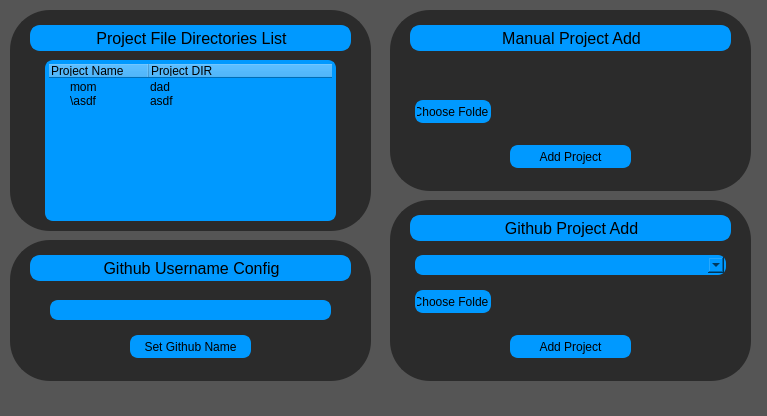
<?xml version="1.0" encoding="UTF-8"?>
<ui version="4.0">
 <class>ConfigUI</class>
 <widget class="QMainWindow" name="ConfigUI">
  <property name="geometry">
   <rect>
    <x>0</x>
    <y>0</y>
    <width>767</width>
    <height>416</height>
   </rect>
  </property>
  <property name="windowTitle">
   <string>MainWindow</string>
  </property>
  <property name="styleSheet">
   <string notr="true">background-color: rgb(85, 85, 85);</string>
  </property>
  <widget class="QWidget" name="centralwidget">
   <widget class="QFrame" name="LeftTopFrame">
    <property name="geometry">
     <rect>
      <x>10</x>
      <y>10</y>
      <width>361</width>
      <height>221</height>
     </rect>
    </property>
    <property name="styleSheet">
     <string notr="true">background-color: rgb(43, 43, 43);
border-style: solid;
border-color: rgb(43, 43, 43);
border-width: 2px;
border-radius: 40px;</string>
    </property>
    <property name="frameShape">
     <enum>QFrame::StyledPanel</enum>
    </property>
    <property name="frameShadow">
     <enum>QFrame::Raised</enum>
    </property>
    <widget class="QFrame" name="LefTopTitleFrame">
     <property name="geometry">
      <rect>
       <x>20</x>
       <y>15</y>
       <width>321</width>
       <height>26</height>
      </rect>
     </property>
     <property name="styleSheet">
      <string notr="true">background-color: rgb(0, 153, 255);
border-style: solid;
border-color: rgb(0, 153, 255);
border-width: 2px;
border-radius: 10px;</string>
     </property>
     <property name="frameShape">
      <enum>QFrame::StyledPanel</enum>
     </property>
     <property name="frameShadow">
      <enum>QFrame::Raised</enum>
     </property>
     <widget class="QLabel" name="LeftTopTitle">
      <property name="geometry">
       <rect>
        <x>11</x>
        <y>0</y>
        <width>301</width>
        <height>26</height>
       </rect>
      </property>
      <property name="font">
       <font>
        <pointsize>12</pointsize>
       </font>
      </property>
      <property name="text">
       <string>Project File Directories List</string>
      </property>
      <property name="alignment">
       <set>Qt::AlignCenter</set>
      </property>
     </widget>
    </widget>
    <widget class="QTreeWidget" name="ProjectList">
     <property name="geometry">
      <rect>
       <x>35</x>
       <y>50</y>
       <width>291</width>
       <height>161</height>
      </rect>
     </property>
     <property name="styleSheet">
      <string notr="true">background-color: rgb(0, 153, 255);
border-style: solid;
border-color: rgb(0, 153, 255);
border-width: 2px;
border-radius: 8px;</string>
     </property>
     <column>
      <property name="text">
       <string>Project Name</string>
      </property>
     </column>
     <column>
      <property name="text">
       <string>Project DIR</string>
      </property>
     </column>
     <item>
      <property name="text">
       <string>mom</string>
      </property>
      <property name="text">
       <string>dad</string>
      </property>
     </item>
     <item>
      <property name="text">
       <string>\asdf</string>
      </property>
      <property name="text">
       <string>asdf</string>
      </property>
     </item>
    </widget>
   </widget>
   <widget class="QGraphicsView" name="Wave">
    <property name="geometry">
     <rect>
      <x>-190</x>
      <y>128</y>
      <width>957</width>
      <height>317</height>
     </rect>
    </property>
    <property name="styleSheet">
     <string notr="true">background-image: url(:/wave/Image/Wave/wave_2.png);
border-style: solid;
border-color: rgb(43, 43, 43);
</string>
    </property>
   </widget>
   <widget class="QFrame" name="LeftBottomFrame">
    <property name="geometry">
     <rect>
      <x>10</x>
      <y>240</y>
      <width>361</width>
      <height>141</height>
     </rect>
    </property>
    <property name="styleSheet">
     <string notr="true">background-color: rgb(43, 43, 43);
border-style: solid;
border-color: rgb(43, 43, 43);
border-width: 2px;
border-radius: 40px;</string>
    </property>
    <property name="frameShape">
     <enum>QFrame::StyledPanel</enum>
    </property>
    <property name="frameShadow">
     <enum>QFrame::Raised</enum>
    </property>
    <widget class="QFrame" name="LeftBottomTitleFrame">
     <property name="geometry">
      <rect>
       <x>20</x>
       <y>15</y>
       <width>321</width>
       <height>26</height>
      </rect>
     </property>
     <property name="styleSheet">
      <string notr="true">background-color: rgb(0, 153, 255);
border-style: solid;
border-color: rgb(0, 153, 255);
border-width: 2px;
border-radius: 10px;</string>
     </property>
     <property name="frameShape">
      <enum>QFrame::StyledPanel</enum>
     </property>
     <property name="frameShadow">
      <enum>QFrame::Raised</enum>
     </property>
     <widget class="QLabel" name="LeftBottomTitle">
      <property name="geometry">
       <rect>
        <x>11</x>
        <y>0</y>
        <width>301</width>
        <height>26</height>
       </rect>
      </property>
      <property name="font">
       <font>
        <pointsize>12</pointsize>
       </font>
      </property>
      <property name="text">
       <string>Github Username Config</string>
      </property>
      <property name="alignment">
       <set>Qt::AlignCenter</set>
      </property>
     </widget>
    </widget>
    <widget class="QLineEdit" name="GitHubUsernameInput">
     <property name="geometry">
      <rect>
       <x>40</x>
       <y>60</y>
       <width>281</width>
       <height>20</height>
      </rect>
     </property>
     <property name="styleSheet">
      <string notr="true">background-color: rgb(0, 153, 255);
border-style: solid;
border-color: rgb(0, 153, 255);
border-width: 2px;
border-radius: 8px;</string>
     </property>
    </widget>
    <widget class="QPushButton" name="SetGithubName">
     <property name="geometry">
      <rect>
       <x>120</x>
       <y>95</y>
       <width>121</width>
       <height>23</height>
      </rect>
     </property>
     <property name="styleSheet">
      <string notr="true">background-color: rgb(0, 153, 255);
border-style: solid;
border-color: rgb(0, 153, 255);
border-width: 2px;
border-radius: 8px;</string>
     </property>
     <property name="text">
      <string>Set Github Name</string>
     </property>
    </widget>
   </widget>
   <widget class="QFrame" name="RightFrameTop">
    <property name="geometry">
     <rect>
      <x>390</x>
      <y>10</y>
      <width>361</width>
      <height>181</height>
     </rect>
    </property>
    <property name="styleSheet">
     <string notr="true">background-color: rgb(43, 43, 43);
border-style: solid;
border-color: rgb(43, 43, 43);
border-width: 2px;
border-radius: 40px;</string>
    </property>
    <property name="frameShape">
     <enum>QFrame::StyledPanel</enum>
    </property>
    <property name="frameShadow">
     <enum>QFrame::Raised</enum>
    </property>
    <widget class="QFrame" name="RightTopTitleFrame">
     <property name="geometry">
      <rect>
       <x>20</x>
       <y>15</y>
       <width>321</width>
       <height>26</height>
      </rect>
     </property>
     <property name="styleSheet">
      <string notr="true">background-color: rgb(0, 153, 255);
border-style: solid;
border-color: rgb(0, 153, 255);
border-width: 2px;
border-radius: 10px;</string>
     </property>
     <property name="frameShape">
      <enum>QFrame::StyledPanel</enum>
     </property>
     <property name="frameShadow">
      <enum>QFrame::Raised</enum>
     </property>
     <widget class="QLabel" name="RightTopTitle">
      <property name="geometry">
       <rect>
        <x>11</x>
        <y>0</y>
        <width>301</width>
        <height>26</height>
       </rect>
      </property>
      <property name="font">
       <font>
        <pointsize>12</pointsize>
       </font>
      </property>
      <property name="text">
       <string>Manual Project Add</string>
      </property>
      <property name="alignment">
       <set>Qt::AlignCenter</set>
      </property>
     </widget>
    </widget>
    <widget class="QLineEdit" name="ManualProjectLineEdit">
     <property name="geometry">
      <rect>
       <x>25</x>
       <y>55</y>
       <width>311</width>
       <height>20</height>
      </rect>
     </property>
     <property name="styleSheet">
      <string notr="true">background-color: rgb(0, 153, 255);
border-style: solid;
border-color: rgb(0, 153, 255);
border-width: 2px;
border-radius: 8px;
QLineEdit[readOnly=\&quot;true\&quot;]</string>
     </property>
     <property name="text">
      <string/>
     </property>
     <property name="readOnly">
      <bool>false</bool>
     </property>
    </widget>
    <widget class="QPushButton" name="AddProjectTop">
     <property name="geometry">
      <rect>
       <x>120</x>
       <y>135</y>
       <width>121</width>
       <height>23</height>
      </rect>
     </property>
     <property name="styleSheet">
      <string notr="true">background-color: rgb(0, 153, 255);
border-style: solid;
border-color: rgb(0, 153, 255);
border-width: 2px;
border-radius: 8px;</string>
     </property>
     <property name="text">
      <string>Add Project</string>
     </property>
    </widget>
    <widget class="QPushButton" name="ChooseFolderTop">
     <property name="geometry">
      <rect>
       <x>25</x>
       <y>90</y>
       <width>76</width>
       <height>23</height>
      </rect>
     </property>
     <property name="styleSheet">
      <string notr="true">background-color: rgb(0, 153, 255);
border-style: solid;
border-color: rgb(0, 153, 255);
border-width: 2px;
border-radius: 8px;</string>
     </property>
     <property name="text">
      <string>Choose Folder</string>
     </property>
    </widget>
    <widget class="QLineEdit" name="FolderOutputTop">
     <property name="geometry">
      <rect>
       <x>105</x>
       <y>90</y>
       <width>230</width>
       <height>23</height>
      </rect>
     </property>
     <property name="styleSheet">
      <string notr="true">background-color: rgb(0, 153, 255);
border-style: solid;
border-color: rgb(0, 153, 255);
border-width: 2px;
border-radius: 8px;
QLineEdit[readOnly=\&quot;true\&quot;]</string>
     </property>
     <property name="text">
      <string/>
     </property>
     <property name="readOnly">
      <bool>true</bool>
     </property>
    </widget>
   </widget>
   <widget class="QFrame" name="RightBottomFrame">
    <property name="geometry">
     <rect>
      <x>390</x>
      <y>200</y>
      <width>361</width>
      <height>181</height>
     </rect>
    </property>
    <property name="styleSheet">
     <string notr="true">background-color: rgb(43, 43, 43);
border-style: solid;
border-color: rgb(43, 43, 43);
border-width: 2px;
border-radius: 40px;</string>
    </property>
    <property name="frameShape">
     <enum>QFrame::StyledPanel</enum>
    </property>
    <property name="frameShadow">
     <enum>QFrame::Raised</enum>
    </property>
    <widget class="QFrame" name="RightBottomTitleFrame">
     <property name="geometry">
      <rect>
       <x>20</x>
       <y>15</y>
       <width>321</width>
       <height>26</height>
      </rect>
     </property>
     <property name="styleSheet">
      <string notr="true">background-color: rgb(0, 153, 255);
border-style: solid;
border-color: rgb(0, 153, 255);
border-width: 2px;
border-radius: 10px;</string>
     </property>
     <property name="frameShape">
      <enum>QFrame::StyledPanel</enum>
     </property>
     <property name="frameShadow">
      <enum>QFrame::Raised</enum>
     </property>
     <widget class="QLabel" name="RightBottomTitle">
      <property name="geometry">
       <rect>
        <x>11</x>
        <y>0</y>
        <width>301</width>
        <height>26</height>
       </rect>
      </property>
      <property name="font">
       <font>
        <pointsize>12</pointsize>
       </font>
      </property>
      <property name="text">
       <string>Github Project Add</string>
      </property>
      <property name="alignment">
       <set>Qt::AlignCenter</set>
      </property>
     </widget>
    </widget>
    <widget class="QComboBox" name="GithubProjectAddCombo">
     <property name="geometry">
      <rect>
       <x>25</x>
       <y>55</y>
       <width>311</width>
       <height>20</height>
      </rect>
     </property>
     <property name="styleSheet">
      <string notr="true">background-color: rgb(0, 153, 255);
border-style: solid;
border-color: rgb(0, 153, 255);
border-width: 2px;
border-radius: 8px;</string>
     </property>
    </widget>
    <widget class="QPushButton" name="ChooseFolderBottom">
     <property name="geometry">
      <rect>
       <x>25</x>
       <y>90</y>
       <width>76</width>
       <height>23</height>
      </rect>
     </property>
     <property name="styleSheet">
      <string notr="true">background-color: rgb(0, 153, 255);
border-style: solid;
border-color: rgb(0, 153, 255);
border-width: 2px;
border-radius: 8px;</string>
     </property>
     <property name="text">
      <string>Choose Folder</string>
     </property>
    </widget>
    <widget class="QLineEdit" name="FolderOutputBottom">
     <property name="geometry">
      <rect>
       <x>105</x>
       <y>90</y>
       <width>230</width>
       <height>23</height>
      </rect>
     </property>
     <property name="styleSheet">
      <string notr="true">background-color: rgb(0, 153, 255);
border-style: solid;
border-color: rgb(0, 153, 255);
border-width: 2px;
border-radius: 8px;
QLineEdit[readOnly=\&quot;true\&quot;]</string>
     </property>
     <property name="text">
      <string/>
     </property>
     <property name="readOnly">
      <bool>true</bool>
     </property>
    </widget>
    <widget class="QPushButton" name="AddProjectBottom">
     <property name="geometry">
      <rect>
       <x>120</x>
       <y>135</y>
       <width>121</width>
       <height>23</height>
      </rect>
     </property>
     <property name="styleSheet">
      <string notr="true">background-color: rgb(0, 153, 255);
border-style: solid;
border-color: rgb(0, 153, 255);
border-width: 2px;
border-radius: 8px;</string>
     </property>
     <property name="text">
      <string>Add Project</string>
     </property>
    </widget>
   </widget>
   <zorder>Wave</zorder>
   <zorder>LeftTopFrame</zorder>
   <zorder>LeftBottomFrame</zorder>
   <zorder>RightFrameTop</zorder>
   <zorder>RightBottomFrame</zorder>
  </widget>
  <widget class="QMenuBar" name="menubar">
   <property name="geometry">
    <rect>
     <x>0</x>
     <y>0</y>
     <width>767</width>
     <height>22</height>
    </rect>
   </property>
  </widget>
 </widget>
 <resources>
  <include location="wave.qrc"/>
 </resources>
 <connections/>
</ui>
